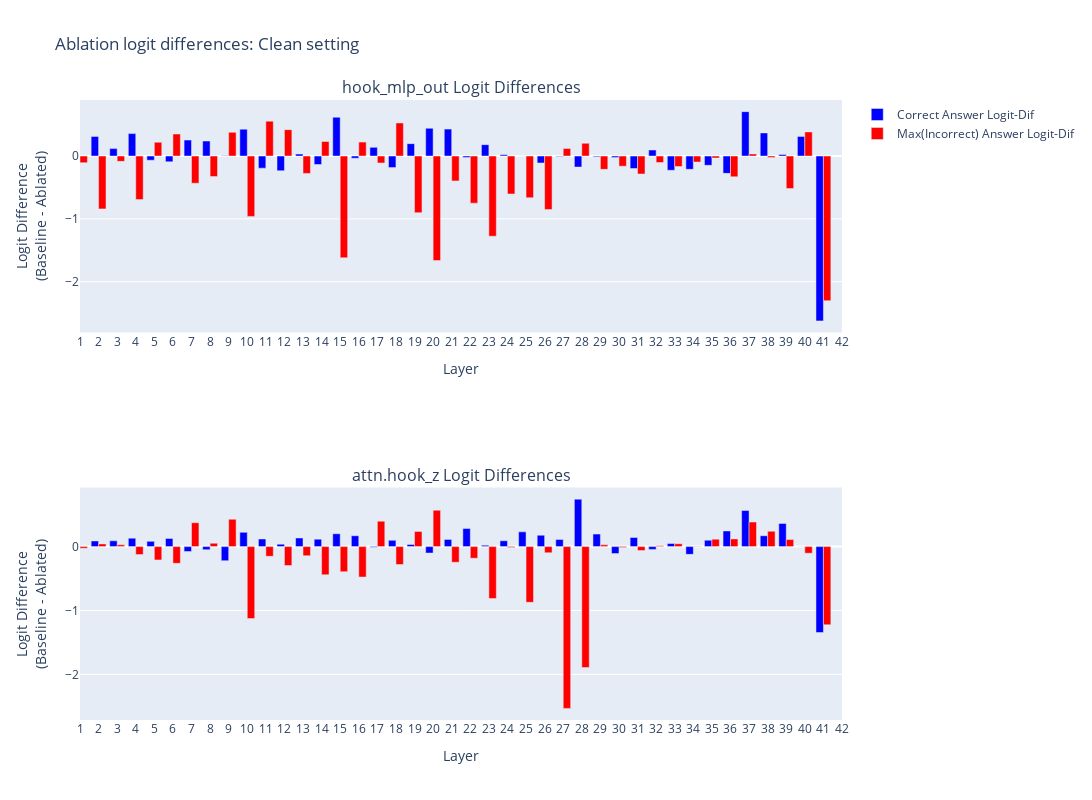

The code cell stored with this chart in its notebook:
### Code cell
# Example usage:
plot_logit_diffs(results, title_suffix='Clean setting')

### Figure 1 — Plotly figure (JSON) as saved in the notebook; plotly's stock layout.template omitted (floating-point values rounded to 4 significant figures)
{"data": [{"marker": {"color": "blue"}, "name": "Correct Answer Logit-Dif", "type": "bar", "x": [0, 1, 2, 3, 4, 5, 6, 7, 8, 9, 10, 11, 12, 13, 14, 15, 16, 17, 18, 19, 20, 21, 22, 23, 24, 25, 26, 27, 28, 29, 30, 31, 32, 33, 34, 35, 36, 37, 38, 39, 40, 41], "xaxis": "x", "y": [0.3105, 0.00166, 0.3133, 0.1187, 0.3578, -0.06626, -0.09203, 0.2549, 0.2393, 0.003223, 0.4285, -0.1928, -0.2344, 0.03228, -0.1345, 0.6188, -0.03461, 0.1389, -0.1835, 0.1977, 0.4426, 0.4293, -0.02273, 0.1819, 0.02021, 0.001221, -0.1105, -0.007361, -0.1752, -0.01105, -0.02224, -0.1988, 0.09721, -0.2262, -0.2111, -0.1477, -0.2754, 0.7078, 0.3688, 0.02501, 0.3129, -2.625], "yaxis": "y"}, {"marker": {"color": "red"}, "name": "Max(Incorrect) Answer Logit-Dif", "type": "bar", "x": [0, 1, 2, 3, 4, 5, 6, 7, 8, 9, 10, 11, 12, 13, 14, 15, 16, 17, 18, 19, 20, 21, 22, 23, 24, 25, 26, 27, 28, 29, 30, 31, 32, 33, 34, 35, 36, 37, 38, 39, 40, 41], "xaxis": "x", "y": [-0.5633, -0.1052, -0.8414, -0.0843, -0.6938, 0.2206, 0.3511, -0.4328, -0.3268, 0.3773, -0.9609, 0.5565, 0.4209, -0.2764, 0.233, -1.62, 0.2224, -0.11, 0.5273, -0.9016, -1.664, -0.3953, -0.75, -1.277, -0.6039, -0.6641, -0.8508, 0.1196, 0.2031, -0.2119, -0.1609, -0.2855, -0.1035, -0.167, -0.09541, -0.03115, -0.3305, 0.03359, -0.02437, -0.5168, 0.3846, -2.303], "yaxis": "y"}, {"marker": {"color": "blue"}, "name": "Correct Answer Logit-Dif", "showlegend": false, "type": "bar", "x": [0, 1, 2, 3, 4, 5, 6, 7, 8, 9, 10, 11, 12, 13, 14, 15, 16, 17, 18, 19, 20, 21, 22, 23, 24, 25, 26, 27, 28, 29, 30, 31, 32, 33, 34, 35, 36, 37, 38, 39, 40, 41], "xaxis": "x2", "y": [0.07842, 0.09668, 0.08887, 0.0903, 0.1323, 0.08264, 0.127, -0.07723, -0.04878, -0.2206, 0.2236, 0.1191, 0.03818, 0.1351, 0.1167, 0.2012, 0.1701, -0.009949, 0.09819, 0.03201, -0.1008, 0.1126, 0.2826, 0.02129, 0.09156, 0.2311, 0.1787, 0.112, 0.743, 0.1959, -0.1093, 0.1431, -0.04419, 0.04888, -0.1213, 0.1008, 0.2451, 0.5648, 0.1701, 0.3629, 0.003488, -1.345], "yaxis": "y2"}, {"marker": {"color": "red"}, "name": "Max(Incorrect) Answer Logit-Dif", "showlegend": false, "type": "bar", "x": [0, 1, 2, 3, 4, 5, 6, 7, 8, 9, 10, 11, 12, 13, 14, 15, 16, 17, 18, 19, 20, 21, 22, 23, 24, 25, 26, 27, 28, 29, 30, 31, 32, 33, 34, 35, 36, 37, 38, 39, 40, 41], "xaxis": "x2", "y": [0.2032, -0.02573, 0.04199, 0.0275, -0.1252, -0.2084, -0.2618, 0.3742, 0.05261, 0.4283, -1.126, -0.1519, -0.2953, -0.1427, -0.4406, -0.3922, -0.4766, 0.398, -0.2796, 0.238, 0.5691, -0.2454, -0.1819, -0.8125, -0.01375, -0.8719, -0.09644, -2.531, -1.892, 0.02725, -0.01321, -0.06188, 0.01393, 0.04529, 0.003906, 0.1165, 0.1206, 0.3848, 0.2398, 0.1103, -0.1034, -1.223], "yaxis": "y2"}], "layout": {"annotations": [{"font": {"size": 16}, "showarrow": false, "text": "hook_mlp_out Logit Differences", "x": 0.5, "xanchor": "center", "xref": "paper", "y": 1, "yanchor": "bottom", "yref": "paper"}, {"font": {"size": 16}, "showarrow": false, "text": "attn.hook_z Logit Differences", "x": 0.5, "xanchor": "center", "xref": "paper", "y": 0.375, "yanchor": "bottom", "yref": "paper"}], "barmode": "group", "height": 800, "title": {"text": "Ablation logit differences: Clean setting"}, "width": 1400, "xaxis": {"anchor": "y", "domain": [0, 1], "dtick": 1, "range": [1, 42], "tickmode": "linear", "title": {"text": "Layer"}}, "xaxis2": {"anchor": "y2", "domain": [0, 1], "dtick": 1, "range": [1, 42], "tickmode": "linear", "title": {"text": "Layer"}}, "yaxis": {"anchor": "x", "domain": [0.625, 1], "title": {"text": "Logit Difference<br>(Baseline - Ablated)"}}, "yaxis2": {"anchor": "x2", "domain": [0, 0.375], "title": {"text": "Logit Difference<br>(Baseline - Ablated)"}}}}
